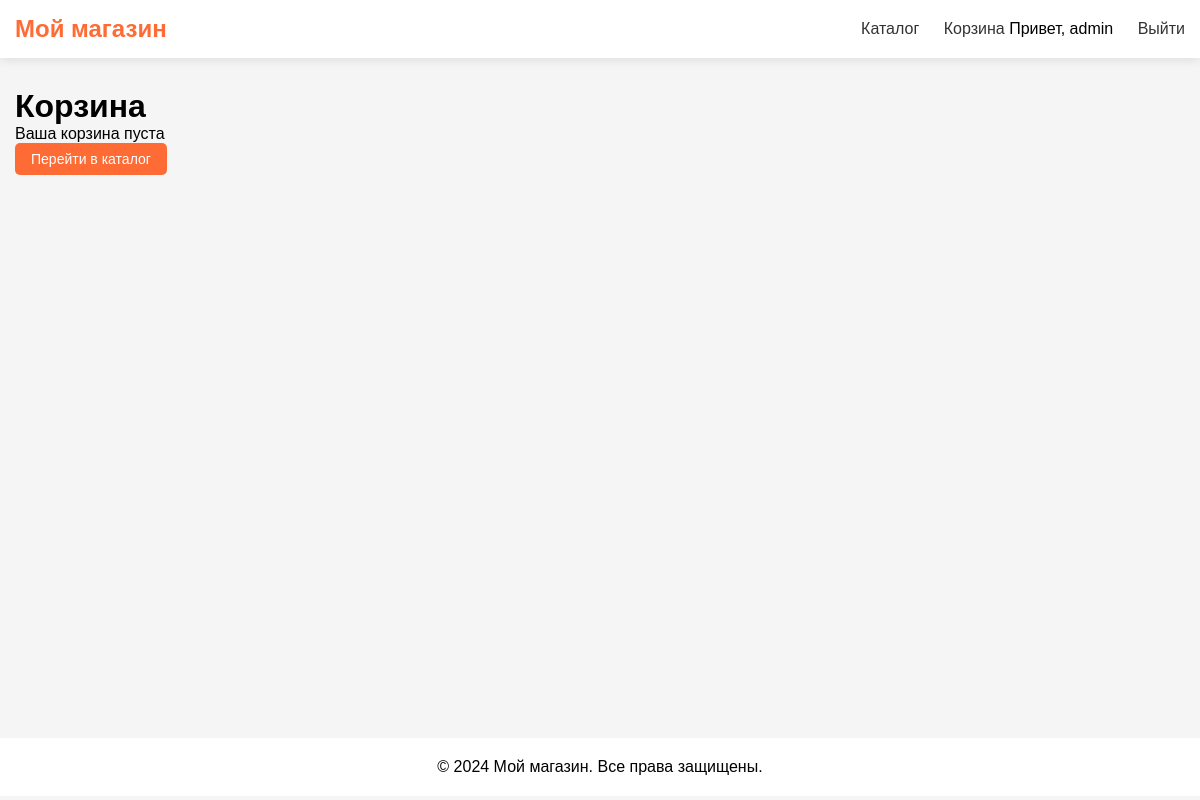
The page /cart/ (signed in) on the database as committed earlier.
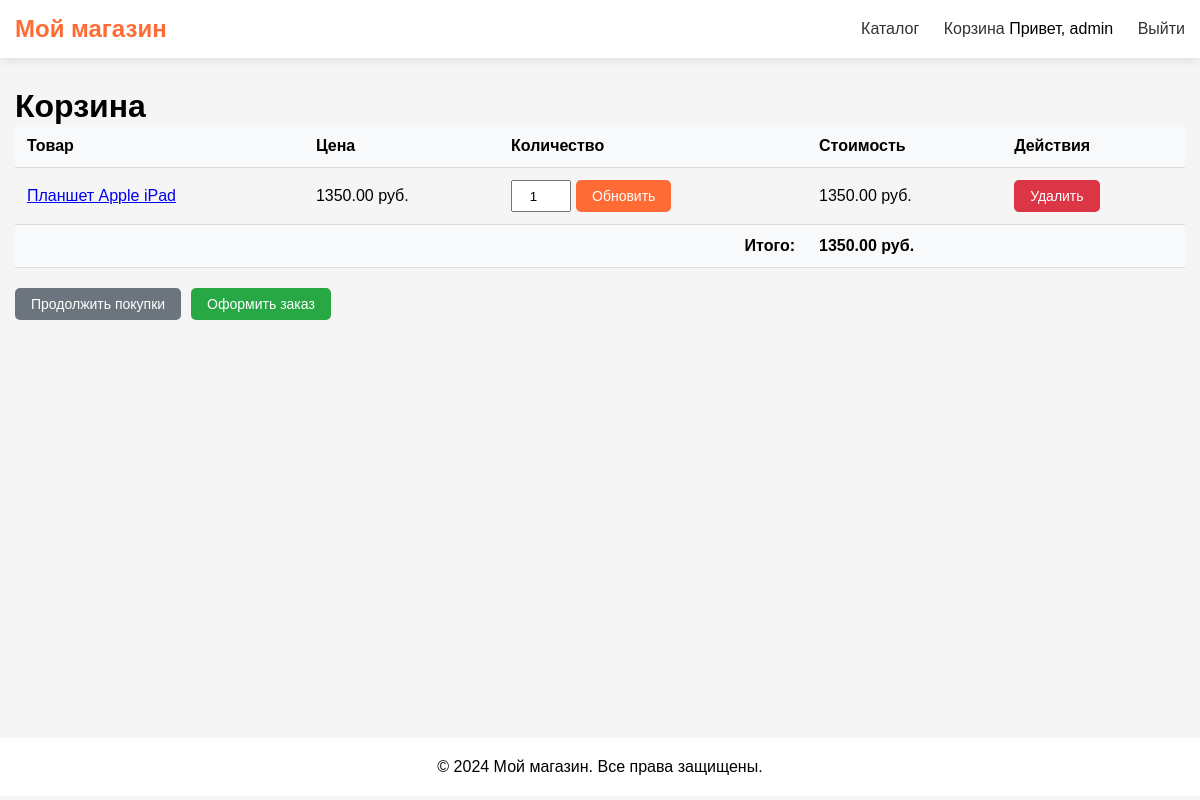
The same page on the database as committed later.
### shop/models.py (models this page shows, shortened)
class CartItem(models.Model):
    cart = models.ForeignKey(
        Cart,
        on_delete=models.CASCADE,
        related_name='items',
        verbose_name="Корзина"
    )
    product = models.ForeignKey(
        Product,
        on_delete=models.CASCADE,
        verbose_name="Товар"
    )
    quantity = models.PositiveIntegerField(default=1, verbose_name="Количество")
    def item_price(self):
        return self.product.price * self.quantity
    class Meta:
        verbose_name = "Элемент корзины"
        verbose_name_plural = "Элементы корзины"
        unique_together = ['cart', 'product']

class Product(models.Model):
    name = models.CharField(max_length=200, verbose_name="Название")
    description = models.TextField(verbose_name="Описание")
    photo = models.ImageField(upload_to='products/', blank=True, null=True, verbose_name="Фото товара")
    price = models.DecimalField(
        max_digits=10,
        decimal_places=2,
        validators=[MinValueValidator(0)],
        verbose_name="Цена"
    )
    stock = models.IntegerField(
        validators=[MinValueValidator(0)],
        verbose_name="Количество на складе"
    )
    category = models.ForeignKey(
        Category,
        on_delete=models.CASCADE,
        verbose_name="Категория"
    )
    manufacturer = models.ForeignKey(
        Manufacturer,
        on_delete=models.CASCADE,
        verbose_name="Производитель"
    )
    class Meta:
        verbose_name = "Товар"
        verbose_name_plural = "Товары"

### shop/views.py (the view)
# urls.py: path('cart/', views.cart_view, name='cart'),
@login_required
def cart_view(request):
    cart, _ = Cart.objects.get_or_create(user=request.user)
    cart_items = cart.items.select_related('product').all()
    total_price = sum(item.item_price() for item in cart_items)
    return render(request, 'shop/cart.html', {
        'cart': cart,
        'cart_items': cart_items,
        'total_price': total_price,
    })

### shop/templates/shop/cart.html (shortened to what this page needs)
{% extends 'shop/base.html' %}
{% block content %}
<h1>Корзина</h1>
{% if cart_items %}
    <table class="cart-table">
        <thead>
            <tr>
                <th>Товар</th>
                <th>Цена</th>
                <th>Количество</th>
                <th>Стоимость</th>
                <th>Действия</th>
            </tr>
        </thead>
        <tbody>
            {% for item in cart_items %}
                <tr>
                    <td>
                        <a href="{% url 'product_detail' item.product.id %}">{{ item.product.name }}</a>
                    </td>
                    <td>{{ item.product.price }} руб.</td>
                    <td>
                        <form method="post" action="{% url 'update_cart' item.id %}" style="display: flex; gap: 5px;">
                            <input type="number" name="quantity" value="{{ item.quantity }}" min="1" max="{{ item.product.stock }}" style="width: 60px;">
                            <button type="submit" class="btn btn-primary">Обновить</button>
                        </form>
                    </td>
                    <td>{{ item.item_price }} руб.</td>
                    <td>
                        <form method="post" action="{% url 'remove_from_cart' item.id %}">
                            <button type="submit" class="btn btn-danger">Удалить</button>
                        </form>
                    </td>
                </tr>
            {% endfor %}
        </tbody>
        <tfoot>
            <tr style="font-weight: bold; background-color: #f8f9fa;">
                <td colspan="3" style="text-align: right;">Итого:</td>
                <td colspan="2">{{ total_price }} руб.</td>
            </tr>
        </tfoot>
    </table>
    <div class="cart-actions" style="margin-top: 20px; display: flex; gap: 10px;">
        <a href="{% url 'catalog' %}" class="btn btn-secondary">Продолжить покупки</a>
        <a href="{% url 'checkout' %}" class="btn btn-primary" style="background-color: #28a745;">Оформить заказ</a>
    </div>
{% else %}
    <p>Ваша корзина пуста</p>
    <a href="{% url 'catalog' %}" class="btn btn-primary">Перейти в каталог</a>
{% endif %}
{% endblock %}

Rows that differ between the two databases and show on the page:
added CartItem: product.name "Планшет Apple iPad", product.price "1350.00", quantity "1", item_price "1350.00"
Other text that changed with them:
{{ total_price }}: (not shown) → "1350.00"
text no longer shown: "Ваша корзина пуста Перейти в каталог"
text now shown: "Товар Цена Количество Стоимость Действия Итого: руб. Продолжить покупки Оформить заказ"
